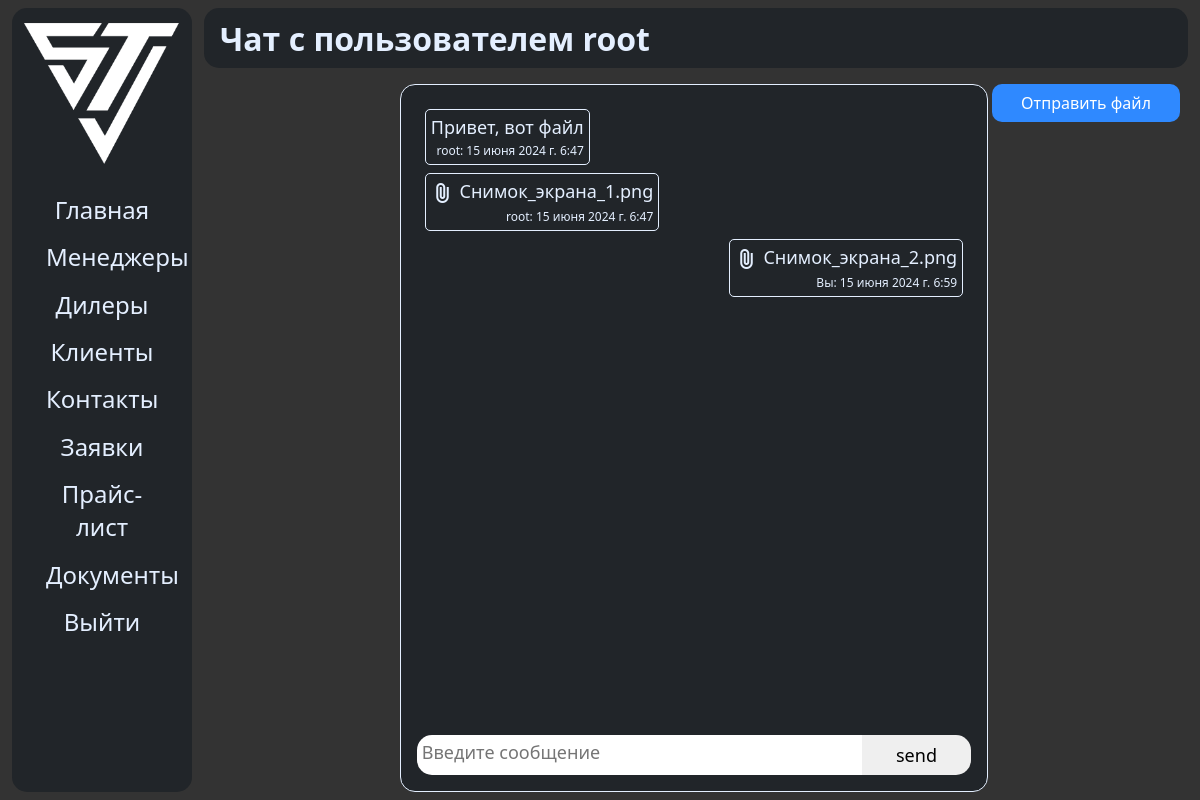
Screenshot of /chat/1 (signed in) with the database file from the repository.
### sinotruk/models.py (models this page shows, shortened)
class CustomUser(AbstractBaseUser):
	username = models.CharField(verbose_name='Имя пользователя', max_length=150, null=False, default=None, unique=True)
	email = models.EmailField(unique=True, null=True, default=None, blank=True)
	is_staff = models.BooleanField(default=False)
	is_superuser = models.BooleanField(default=False)
	is_active = models.BooleanField(default=True)
	name = models.CharField(verbose_name='Имя', max_length=150, null=True, default=None, blank=True)
	surname = models.CharField(verbose_name='Фамилия', max_length=150, null=True, default=None, blank=True)
	clear_password = models.CharField(max_length=255, null=True, default=None, verbose_name='Пароль')
	role = models.CharField(verbose_name='Роль', max_length=150, null=True, default='CLIENT', choices=ROLES_CHOICES)
	sub_role = models.CharField(verbose_name='Задача', max_length=100, null=True, default=None, blank=True)
	dealer_name = models.CharField(verbose_name='Фирма', max_length=255, null=True, default=None, blank=True)
	objects = CustomUserManager()
	USERNAME_FIELD = 'username'
	class Meta:
		db_table = 'auth_user'
		verbose_name = 'Пользователь'
		verbose_name_plural = 'Пользователи'

class Message(models.Model):
	sender = models.ForeignKey(CustomUser, on_delete=models.CASCADE, verbose_name='Отправитель', related_name='sender')
	recipient = models.ForeignKey(CustomUser, on_delete=models.CASCADE, verbose_name='Получатель', related_name='receiver')
	text = models.TextField(verbose_name='Текст сообщения')
	date = models.DateTimeField(auto_now_add=True, null=True, blank=True)
	read = models.BooleanField(default=False)
	class Meta:
		verbose_name = 'Сообщение'
		verbose_name_plural = 'Сообщения'

class MessageDocument(models.Model):
	document = models.FileField(upload_to='documents', verbose_name='Файл')
	sender = models.ForeignKey(CustomUser, on_delete=models.CASCADE, verbose_name='Отправитель', related_name='MessageDocumentsender')
	recipient = models.ForeignKey(CustomUser, on_delete=models.CASCADE, verbose_name='Получатель', related_name='MessageDocumentreceiver')
	date = models.DateTimeField(auto_now_add=True, null=True, blank=True)
	def get_text(self):
		return self.document.name.replace('documents/', '', 1)
	class Meta:
		verbose_name = 'Файл сообщения'
		verbose_name_plural = 'Файлы сообщений'

### sinotruk/views.py (the view)
# urls.py: path('chat/<int:user_id>', get_chat),
def get_chat(request, user_id):
	user = CustomUser.objects.get(id=user_id)
	messages = [
		x for x in Message.objects.filter(sender=user, recipient=request.user)
	] + [
		x for x in Message.objects.filter(sender=request.user, recipient=user)
	] + [
		x for x in MessageDocument.objects.filter(sender=request.user, recipient=user)
	] + [
		x for x in MessageDocument.objects.filter(sender=user, recipient=request.user)
	]
	for x in Message.objects.filter(sender=user, recipient=request.user):
		x.read = True
		x.save()
	class MsgView:
		def __init__(self, msg):
			if isinstance(msg, Message):
				self.type = 'text'
			else:
				self.type = 'blob'
			self.obj = msg
	return render(request, 'main/chat.html', {
		'messages': [MsgView(x) for x in sorted(messages, key=lambda x: x.date)],
		'recipient': user,
	})

### templates/main/chat.html (shortened to what this page needs)
{% extends 'main/base.html' %}
{% load static %}
{% block navbar %}
    <h1>Чат с пользователем {{ recipient.username }}</h1>
{% endblock %}
{% block content %}
    <div class="user-chat-block">
        <div class="filler"></div>
        <div class="user-chat">
            <div id="messages-body" class="messages">
                {% for message in messages %}
                    {% if message.obj.sender == request.user %}
                        <div class="my_message">
                            <div class="message">
                                <div class="message-body">
                                    {% if message.type == 'text' %}
                                        <span>{{ message.obj.text }}</span>
                                    {% else %}
                                        <span>
                                            <span class="material-symbols-outlined">
                                            </span>
                                            <a target="_blank" href="{{ message.obj.document.url }}">{{ message.obj.get_text }}</a>
                                        </span>
                                    {% endif %}
                                </div>
                                <div class="message-info">
                                    <span>Вы: {{ message.obj.date }}</span>
                                </div>
                            </div>
                        </div>
                    {% else %}
                        <div class="other_message">
                            <div class="message">
                                <div class="message-body">
                                    {% if message.type == 'text' %}
                                        <span>{{ message.obj.text }}</span>
                                    {% else %}
                                        <span>
                                            <span class="material-symbols-outlined">
                                            </span>
                                            <a target="_blank" href="{{ message.obj.document.url }}">{{ message.obj.get_text }}</a>
                                        </span>
                                    {% endif %}
                                </div>
                                <div class="message-info">
                                    <span>{{ recipient.username }}: {{ message.obj.date }}</span>
                                </div>
                            </div>
                        </div>
                    {% endif %}
                {% endfor %}
            </div>
            <div class="toolbar">
                <textarea placeholder="Введите сообщение" id="message-text"></textarea>
                <button onclick="sendMessage()">send</button>
            </div>
        </div>
        <div id="right-chat-filler" class="filler">
            <a id="go_to_send_file" href="/chat/{{ recipient.id }}/send_file">Отправить файл</a>
        </div>
    </div>
{% endblock %}

### static/css/base.css (style rules this page uses)
:root { --bs-font-sans-serif: system-ui, -apple-system, "Segoe UI", Roboto, "Helvetica Neue", Arial, "Noto Sans", "Liberation Sans", sans-serif, "Apple Color Emoji", "Segoe UI Emoji", "Segoe UI Symbol", "Noto Color Emoji"; }
* { font-family: var(--bs-font-sans-serif); color: #e4efff; }
html, body { margin: 0; padding: 0; background-color: #333333; }
a { text-decoration: none; }
.navbar > h1 { margin-left: 1rem; }
.user-chat-block { display: grid; grid-template-columns: 20% 60% 20%; height: 100%; }
.user-chat { width: calc(100% - 2rem - 2px); border: 1px solid #e4efff; color: #e4efff; background-color: #212529; padding: 1rem; border-radius: 15px; height: calc(100vh - 2rem - 60px - 2rem); max-height: calc(100vh - 2rem - 60px - 2rem - 2px); }
.messages { height: calc(100vh - 4rem - 60px - 2rem - 5vh); max-height: calc(100vh - 4rem - 60px - 2rem - 2px - 5vh); padding: 0.5rem; overflow-y: scroll; }
.toolbar { margin-top: 1rem; height: 5vh; width: calc(100%); display: flex; }
.toolbar > textarea { width: 80%; border: none; outline: none; color: black; height: calc(100% - 0.6rem); margin: 0; padding: 0.3rem; font-size: 18px; resize: none; border-radius: 15px 0 0 15px; }
.toolbar > button { width: 20%; border: none; outline: none; color: black; height: 100%; margin: 0; padding: 0.3rem; font-size: 18px; cursor: pointer; border-radius: 0 15px 15px 0; }
.message { border: 1px solid #e4efff; border-radius: 5px; padding: 0.3rem; max-width: 70%; }
.my_message { display: flex; flex-direction: column; align-items: end; justify-content: end; margin-bottom: 0.5rem; }
.other_message { display: flex; flex-direction: column; align-items: start; justify-content: end; margin-bottom: 0.5rem; }
.message-body { font-size: 18px; }
.message-info { margin-top: 0.2rem; font-size: 12px; width: 100%; text-align: end; }
#right-chat-filler { display: flex; flex-direction: column; align-items: center; justify-content: start; }
#go_to_send_file { width: 80%; background-color: #2f89ff; color: white; border-radius: 10px; padding: 0.5rem 1rem; text-align: center; }
.material-symbols-outlined { vertical-align: middle; }

### rows the page displays
Message: obj.text "Привет, вот файл", obj "15 июня 2024 г. 6:47"
MessageDocument: obj.get_text "Снимок_экрана_1.png", obj "15 июня 2024 г. 6:47"
MessageDocument: obj.get_text "Снимок_экрана_2.png", obj "15 июня 2024 г. 6:59"

### other values shown
{{ recipient.username }} "root"
{{ recipient.username }} "root" "root"
